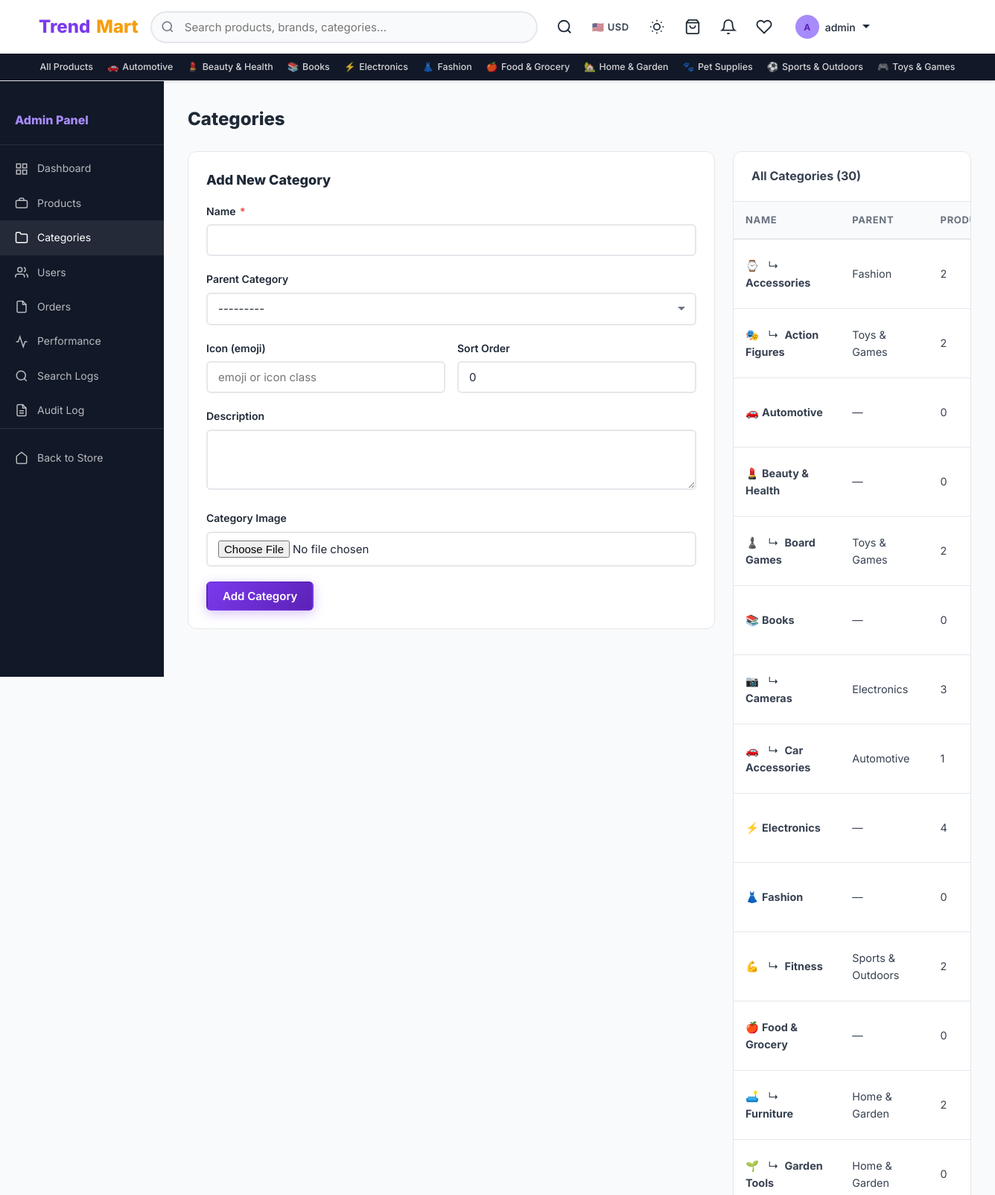
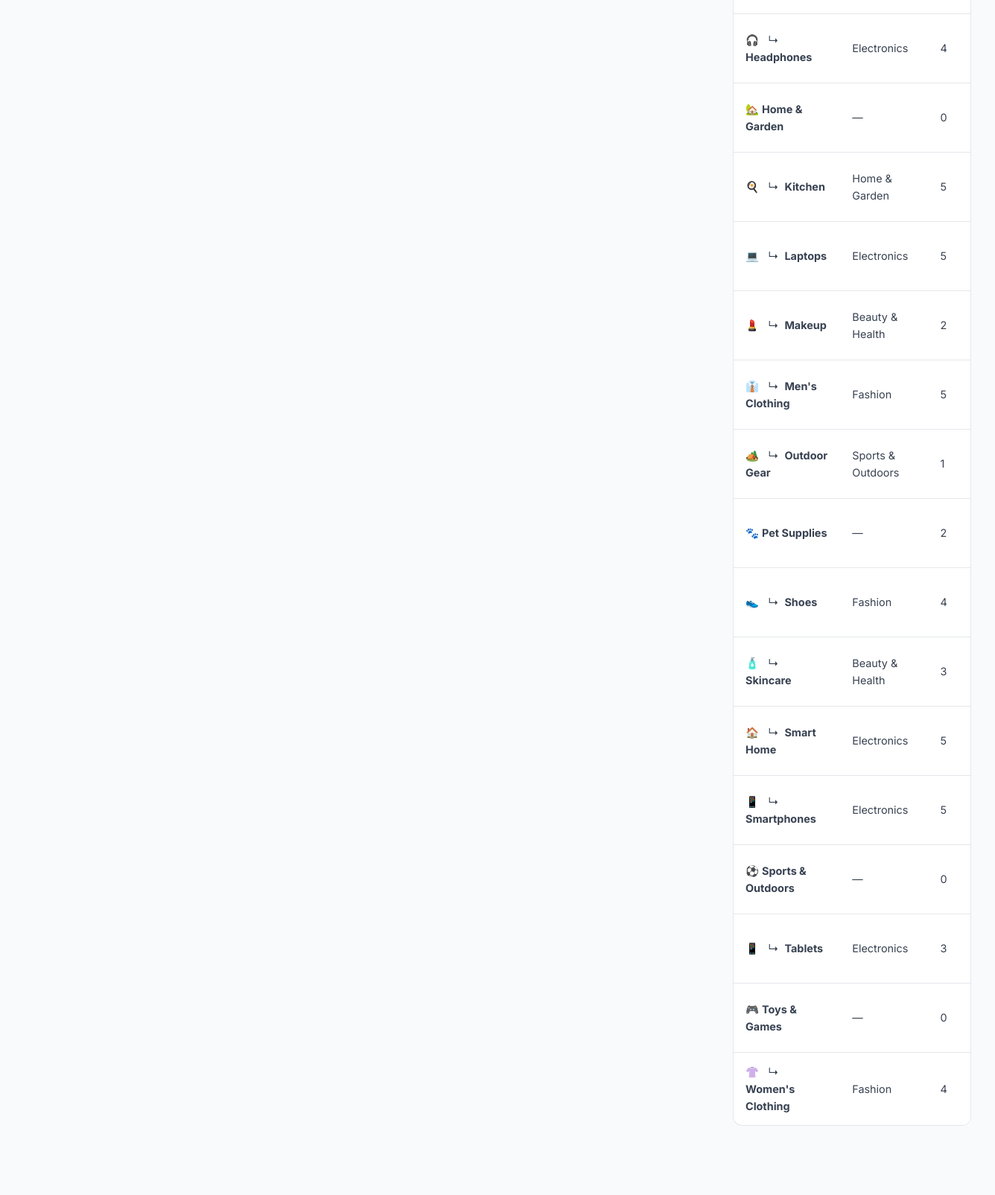
The page /admin-panel/categories/ (signed in, upper part) on the database its author committed (2 pictures, top to bottom).
### shop/models.py (models this page shows, shortened)
class Category(models.Model):
    name = models.CharField(max_length=200)
    slug = models.SlugField(unique=True, blank=True)
    parent = models.ForeignKey(
        'self', null=True, blank=True, on_delete=models.CASCADE, related_name='children'
    )
    description = models.TextField(blank=True)
    icon = models.CharField(max_length=100, blank=True, help_text="Emoji or CSS icon class")
    image = models.ImageField(upload_to='categories/', blank=True, null=True)
    is_active = models.BooleanField(default=True)
    order = models.PositiveIntegerField(default=0)
    class Meta:
        verbose_name_plural = "Categories"
        ordering = ['order', 'name']
    def __str__(self):
        if self.parent:
            return f"{self.parent.name} > {self.name}"
        return self.name

### shop/views.py (the view)
# urls.py: path('admin-panel/categories/', views.admin_categories, name='admin_categories'),
@admin_required
def admin_categories(request):
    edit_category = None
    edit_pk = request.GET.get('edit')
    if edit_pk:
        edit_category = get_object_or_404(Category, pk=edit_pk)
    if request.method == 'POST':
        pk = request.POST.get('category_id')
        if pk:
            cat = get_object_or_404(Category, pk=pk)
            form = CategoryForm(request.POST, request.FILES, instance=cat)
        else:
            form = CategoryForm(request.POST, request.FILES)
        if form.is_valid():
            form.save()
            messages.success(request, "Category saved.")
            return redirect('shop:admin_categories')
    elif edit_category:
        form = CategoryForm(instance=edit_category)
    else:
        form = CategoryForm()
    categories = Category.objects.all()
    return render(request, 'shop/admin_panel/categories.html', {
        'categories': categories, 'form': form, 'edit_category': edit_category
    })

### shop/forms.py
class CategoryForm(forms.ModelForm):
    class Meta:
        model = Category
        fields = ['name', 'parent', 'description', 'icon', 'image', 'is_active', 'order']
        widgets = {
            'name': forms.TextInput(attrs={'class': 'form-control'}),
            'parent': forms.Select(attrs={'class': 'form-control'}),
            'description': forms.Textarea(attrs={'rows': 3, 'class': 'form-control'}),
            'icon': forms.TextInput(attrs={'class': 'form-control', 'placeholder': 'emoji or icon class'}),
            'image': forms.FileInput(attrs={'class': 'form-control'}),
            'order': forms.NumberInput(attrs={'class': 'form-control'}),
        }

### shop/context_processors.py (called while the page is built)
def cart_context(request):
    cart_count = 0
    try:
        if request.user.is_authenticated:
            cart = Cart.objects.filter(user=request.user).first()
        else:
            session_key = request.session.session_key
            cart = Cart.objects.filter(session_key=session_key, user=None).first() if session_key else None
        if cart:
            cart_count = cart.get_item_count()
    except Exception:
        pass
    return {'cart_count': cart_count}

def site_context(request):
    root_categories = Category.objects.filter(parent=None, is_active=True).prefetch_related('children')
    return {
        'site_name': 'TrendMart',
        'site_tagline': 'Shop the Trend, Live the Style',
        'root_categories': root_categories,
    }

### shop/views.py (called while the page is built, shortened)
def admin_required(view_func):
    @wraps(view_func)
    def wrapper(request, *args, **kwargs):
        if not request.user.is_authenticated:
            messages.error(request, "Please log in to continue.")
            return redirect('shop:login')
        if request.user.is_staff:
            return view_func(request, *args, **kwargs)
    return wrapper

### templates/shop/admin_panel/categories.html (shortened to what this page needs)
{% extends "shop/admin_panel/base_admin.html" %}
{% block admin_content %}
<div class="admin-content-header">
  <h1 class="admin-page-title">Categories</h1>
</div>
<div class="dashboard-grid">
  <div>
    <div class="card">
      <h2 class="card-title">{% if edit_category %}Edit Category{% else %}Add New Category{% endif %}</h2>
      <form method="post" enctype="multipart/form-data" novalidate>
        <div class="form-group">
          <label class="form-label" for="{{ form.name.id_for_label }}">Name <span class="required">*</span></label>
          {{ form.name }}
        </div>
        <div class="form-group">
          <label class="form-label" for="{{ form.parent.id_for_label }}">Parent Category</label>
          {{ form.parent }}
        </div>
        <div class="form-row">
          <div class="form-group">
            <label class="form-label" for="{{ form.icon.id_for_label }}">Icon (emoji)</label>
            {{ form.icon }}
          </div>
          <div class="form-group">
            <label class="form-label" for="{{ form.order.id_for_label }}">Sort Order</label>
            {{ form.order }}
          </div>
        </div>
        <div class="form-group">
          <label class="form-label" for="{{ form.description.id_for_label }}">Description</label>
          {{ form.description }}
        </div>
        <div class="form-group">
          <label class="form-label" for="{{ form.image.id_for_label }}">Category Image</label>
          {{ form.image }}
        </div>
        <div style="display:flex;gap:1rem">
          <button type="submit" class="btn btn-primary">{% if edit_category %}Update{% else %}Add Category{% endif %}</button>
        </div>
      </form>
    </div>
  </div>
  <div>
    <div class="card" style="padding:0;overflow:hidden">
      <div style="padding:1.25rem 1.5rem;border-bottom:1px solid var(--border)">
        <h2 style="font-weight:700;font-size:1rem">All Categories ({{ categories|length }})</h2>
      </div>
      <div style="overflow-x:auto">
        <table class="admin-table" role="table" aria-label="Categories">
          <thead>
            <tr>
              <th scope="col">Name</th>
              <th scope="col">Parent</th>
              <th scope="col">Products</th>
            </tr>
          </thead>
          <tbody>
            {% for cat in categories %}
            <tr>
              <td data-label="Name">
                <span aria-hidden="true">{{ cat.icon }}</span>
                {% if cat.parent %}&nbsp;&nbsp;↳&nbsp;{% endif %}
                <strong>{{ cat.name }}</strong>
              </td>
              <td data-label="Parent">{{ cat.parent.name|default:"—" }}</td>
              <td data-label="Products">{{ cat.products.count }}</td>
            </tr>
            {% empty %}
            <tr><td colspan="5" style="text-align:center;padding:2rem;color:var(--text-light)">No categories yet</td></tr>
            {% endfor %}
          </tbody>
        </table>
      </div>
    </div>
  </div>
</div>
{% endblock %}

### templates/shop/base.html (shortened to what this page needs)
{% load static %}
<!DOCTYPE html>
<html lang="en">
<head>
  <link rel="stylesheet" href="{% static 'css/main.css' %}?v=21">
</head>
<body>
<header>
  <nav class="navbar" role="navigation" aria-label="Main navigation">
    <div class="navbar-inner">
      <a href="{% url 'shop:home' %}" class="navbar-brand" aria-label="TrendMart Home">
        Trend<span>Mart</span>
      </a>
      <div class="navbar-search" id="navbar-search" role="search">
        <form action="{% url 'shop:search' %}" method="get">
          <input type="search" name="q" id="search-input" value="{{ request.GET.q }}"
                 placeholder="Search products, brands, categories…"
                 autocomplete="off" aria-label="Search products">
        </form>
      </div>
      <div class="navbar-actions">
        <button id="mobile-search-btn" class="nav-icon-btn" aria-label="Search" aria-expanded="false">
          <svg viewBox="0 0 24 24" fill="none" stroke="currentColor" stroke-width="2"><circle cx="11" cy="11" r="8"/><path d="m21 21-4.35-4.35"/></svg>
        </button>
        <div class="currency-selector" title="Select currency">
          <button class="currency-btn" id="currency-btn" aria-label="Currency selector" aria-haspopup="listbox">
            <span id="currency-flag">🇺🇸</span>
            <span id="currency-code">USD</span>
          </button>
        </div>
        <button id="dark-mode-toggle" class="dark-mode-btn" aria-label="Toggle dark mode" aria-pressed="false" title="Toggle dark mode">
        </button>
        <a href="{% url 'shop:cart' %}" class="nav-icon-btn" id="nav-cart-btn" aria-label="Cart ({{ cart_count }} items)">
          <svg viewBox="0 0 24 24" fill="none" stroke="currentColor" stroke-width="2" aria-hidden="true"><path d="M6 2L3 6v14a2 2 0 002 2h14a2 2 0 002-2V6l-3-4z"/><line x1="3" y1="6" x2="21" y2="6"/><path d="M16 10a4 4 0 01-8 0"/></svg>
        </a>
        {% if user.is_authenticated %}
          <div class="nav-bell-wrap">
            <a href="{% url 'shop:notification_list' %}" class="nav-icon-btn" id="notif-bell-btn" aria-label="Notifications">
              <svg viewBox="0 0 24 24" fill="none" stroke="currentColor" stroke-width="2" aria-hidden="true"><path d="M18 8A6 6 0 006 8c0 7-3 9-3 9h18s-3-2-3-9"/><path d="M13.73 21a2 2 0 01-3.46 0"/></svg>
            </a>
          </div>
          <a href="{% url 'shop:wishlist' %}" class="nav-icon-btn" aria-label="Wishlist">
            <svg viewBox="0 0 24 24" fill="none" stroke="currentColor" stroke-width="2" aria-hidden="true"><path d="M20.84 4.61a5.5 5.5 0 00-7.78 0L12 5.67l-1.06-1.06a5.5 5.5 0 00-7.78 7.78L12 21.23l8.84-8.84a5.5 5.5 0 000-7.78z"/></svg>
          </a>
          <div class="user-menu">
            <button class="user-menu-toggle" data-dropdown="user-menu-dropdown"
                    aria-haspopup="true" aria-expanded="false" aria-controls="user-menu-dropdown">
              <div class="user-avatar-sm" aria-hidden="true">{{ user.first_name|first|upper|default:user.username|first|upper }}</div>
              <span>{{ user.first_name|default:user.username }}</span>
              <svg width="12" height="12" viewBox="0 0 12 12" aria-hidden="true"><path fill="currentColor" d="M6 8L1 3h10z"/></svg>
            </button>
          </div>
        {% else %}
          <a href="{% url 'shop:login' %}" class="btn btn-ghost btn-sm">Login</a>
          <a href="{% url 'shop:register' %}" class="btn btn-primary btn-sm">Sign Up</a>
        {% endif %}
      </div>
    </div>
    <div class="nav-categories" role="navigation" aria-label="Category navigation">
      <div class="nav-categories-inner">
        <a href="{% url 'shop:product_list' %}" class="nav-cat-link">All Products</a>
        {% for cat in root_categories %}
          <a href="{% url 'shop:category' cat.slug %}" class="nav-cat-link">
            {% if cat.icon %}<span aria-hidden="true">{{ cat.icon }}</span>{% endif %}
            {{ cat.name }}
          </a>
        {% endfor %}
      </div>
    </div>
  </nav>
</header>
<main id="main-content" tabindex="-1">
  {% block content %}{% endblock %}
</main>
</body>
</html>

### rows shown on the page
Category: icon "🚗", name "Automotive", parent.name "—", products.count "0"
Category: icon "💄", name "Beauty & Health", parent.name "—", products.count "0"
Category: icon "📚", name "Books", parent.name "—", products.count "0"
Category: icon "⚡", name "Electronics", parent.name "—", products.count "4"
Category: icon "👗", name "Fashion", parent.name "—", products.count "0"
Category: icon "🍎", name "Food & Grocery", parent.name "—", products.count "0"
Category: icon "🏡", name "Home & Garden", parent.name "—", products.count "0"
Category: icon "🐾", name "Pet Supplies", parent.name "—", products.count "2"
Category: icon "⚽", name "Sports & Outdoors", parent.name "—", products.count "0"
Category: icon "🎮", name "Toys & Games", parent.name "—", products.count "0"
Category: parent "---------", icon "⌚", name "Accessories", parent.name "Fashion", products.count "2"
Category: icon "🎭", name "Action Figures", parent.name "Toys & Games", products.count "2"
Category: icon "♟️", name "Board Games", parent.name "Toys & Games", products.count "2"
Category: icon "📷", name "Cameras", parent.name "Electronics", products.count "3"
Category: icon "🚗", name "Car Accessories", parent.name "Automotive", products.count "1"
Category: icon "💪", name "Fitness", parent.name "Sports & Outdoors", products.count "2"
Category: icon "🛋️", name "Furniture", parent.name "Home & Garden", products.count "2"
Category: icon "🌱", name "Garden Tools", parent.name "Home & Garden", products.count "0"
Category: icon "🎧", name "Headphones", parent.name "Electronics", products.count "4"
Category: icon "🍳", name "Kitchen", parent.name "Home & Garden", products.count "5"
Category: icon "💻", name "Laptops", parent.name "Electronics", products.count "5"
Category: icon "💄", name "Makeup", parent.name "Beauty & Health", products.count "2"
Category: icon "👔", name "Men's Clothing", parent.name "Fashion", products.count "5"
Category: icon "🏕️", name "Outdoor Gear", parent.name "Sports & Outdoors", products.count "1"
Category: icon "👟", name "Shoes", parent.name "Fashion", products.count "4"
Category: icon "🧴", name "Skincare", parent.name "Beauty & Health", products.count "3"
Category: icon "🏠", name "Smart Home", parent.name "Electronics", products.count "5"
Category: icon "📱", name "Smartphones", parent.name "Electronics", products.count "5"
Category: icon "📱", name "Tablets", parent.name "Electronics", products.count "3"
Category: icon "👚", name "Women's Clothing", parent.name "Fashion", products.count "4"

### other values the page prints
{{ user.first_name|first|upper|default:user.username|first|upper }} "A"
{{ user.first_name|default:user.username }} "admin"
{{ categories|length }} "30"
